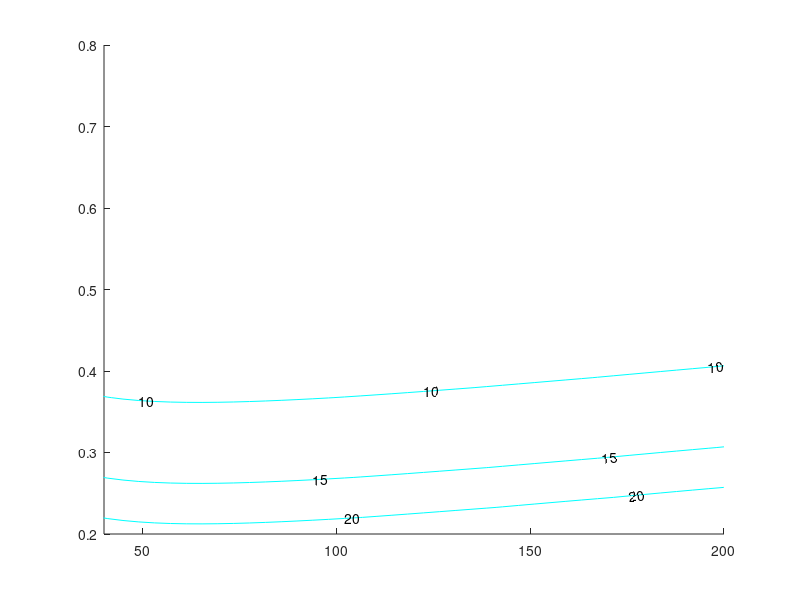

The MATLAB source for this figure: (Note: this script raises an error after producing the figure.)
function [] = tw_ws_design()
% function [] = tw_ws_design(e,AR,Cd0,Vcruise,Vclimb)

e=0.8;
AR=6;
Cd0=0.015;
CLmax=5;
Vcruise=471;
Vclimb=200;
K=1/(pi*e*AR);

rhoSL=0.002377;
% [rho,a,temp,press,kvisc,ZorH]=stdatmo(H_in,Toffset,Units,GeomFlag);
num=100;
WS=linspace(0,200,num);

num=50;
[WSt,TWt]=meshgrid(linspace(0,200,num),linspace(0,0.6,num));

figure
hold on
axis([40 200 0.2 0.8]);



%% climb
%20min to climb with 205,000lbs
%SL to 37000ft in 20min is 1850ft/min average
Vclimb = Vclimb*6076/3600; %200kts in fps...
Pdyn=0.5*rhoSL*Vclimb^2;

Hceil = 47000; %absolute ceiling in feet
h1 = 0; %starting alt
h2 = 34000; %finishing alt
% climbTime = 20*60; %20minutes in seconds
% climbRate = Hceil*log((Hceil-h1)/(Hceil-h2))/climbTime;

climbRate=Vclimb.*(TWt-(Pdyn*Cd0./WSt+K/Pdyn.*WSt));
climbTime = Hceil*log((Hceil-h1)/(Hceil-h2))./climbRate/60;
% climbRate = 1850/60; %override ceiling determination...
contour(WSt,TWt,climbTime,[10,15,20],'ShowText','on','LineColor','c')
% TW=Pdyn*Cd0./WS+K/Pdyn.*WS+1/Vclimb*climbRate;
% plot(WS,TW,'r')

%% takeoff distance
% un-needed extra --> TW=-(104.5*WS)/(CLmax*sigma*348*sqrt(WS/(CLmax*sigma))-5*STO); %50ft obstacle clearance from book
[rho,~,~,~,~,~]=stdatmo(10000,50,'US',true); %@SL with 86degF = ISA+27degF
CLto=3.5;

%more robust method but may contain errors in takeoff_dist function - needs
%checking

STO=takeoff_roll(TWt,WSt,rho,CLto,e,AR,0.025,Cd0); %this is takeoff ground run...
contour(WSt,TWt,STO,[3e3,6e3,9e3],'ShowText','on','LineColor','k');


%% landing distance
[rho,~,~,~,~,~]=stdatmo(10000,50,'US',true); %@SL with 86degF = ISA+27degF 
sigma=rho/rhoSL;
CLldg=CLmax;
Sa=1000;
% SLDG=9000;
% WSs=2/3*5/3*(SLDG-Sa)*sigma*CLmax/80;
SLDG = 2/3*5/3*80.*WSt./(sigma*CLldg)+Sa;
contour(WSt,TWt,SLDG,[3e3:2e3:9e3],'ShowText','on','LineColor','g');
% plot([WSs WSs],[0 1],'c');

%% span limit
b=262;
Wb=b^2/AR*WSt;
contour(WSt,TWt,Wb,[1e6,1.2e6,1.4e6],'ShowText','on','LineColor','y');

%% Thrust limit
T=105000*4;
Wt=T./TWt;
contour(WSt,TWt,Wt,[1e6,1.2e6,1.4e6],'ShowText','on','LineColor','m');

%% Range
% g=32.2; %ft/s^2
% sfc_cruise=0.6;
% Range = Vcruise/g/sfc_cruise*LDcruise(Cd0,AR,e)*log(WSt.*TWt);
% contour(WSt,TWt,Range,[4e3,6e3,8e3],'ShowText','on','LineColor','m')

%% takeoff simple
[rho,~,~,~,~,~]=stdatmo(10000,50,'US',true); %@SL with 86degF = ISA+27degF
CLto=3.5;

%simple t/o dist calc using takeoff parameter looked up from graph...
sigma=rho/rhoSL;
TOP = 230; %from 4-engine balanced field takeoff for 8000ft from performance slides
TW=WS/(TOP*sigma*CLto);
hatchedline(WS,TW,'b');
TOP = 360; %over 50ft obstacle 8000ft takeoff distance from performance slides
TW=WS/(TOP*sigma*CLto);
hatchedline(WS,TW,'r');

%% stall
Vref=130;
Vstall=Vref/1.3*6076/3600;
WSs=0.5*rhoSL*(Vstall)^2*CLmax;
hatchedline([WSs WSs],[0 1],'b');

%% straight and level @ FL450
Vcruise=Vcruise*6076/3600; %442kts = .77mach @ 37000ft
[rho,~,~,~,~,~]=stdatmo(45000,0,'US',true);
Pdyn=0.5*rho*Vcruise^2;
K=1/(pi*e*AR);
TW=Pdyn*Cd0./WS+K/Pdyn.*WS;
plot(WS,TW,'g')
xlabel('W/S (lb/sqft)')
ylabel('T/W')

%%
axis([40 200 0.1 0.6])
legend('Minutes to climb to FL340 @ 200keas','T/O GR @ 10kftMSL ISA+50degF','Landing Distance @ 10kftMSL ISA+50degF','MTOW for 262ft span limit','MTOW for 4x GE-90 engines','8kft BFL @ 10kftMSL ISA+50degF','8kft T/O Dist over 50ft @ 10kftMSL ISA+50degF','Level FL450','Stall @ 100keas')

